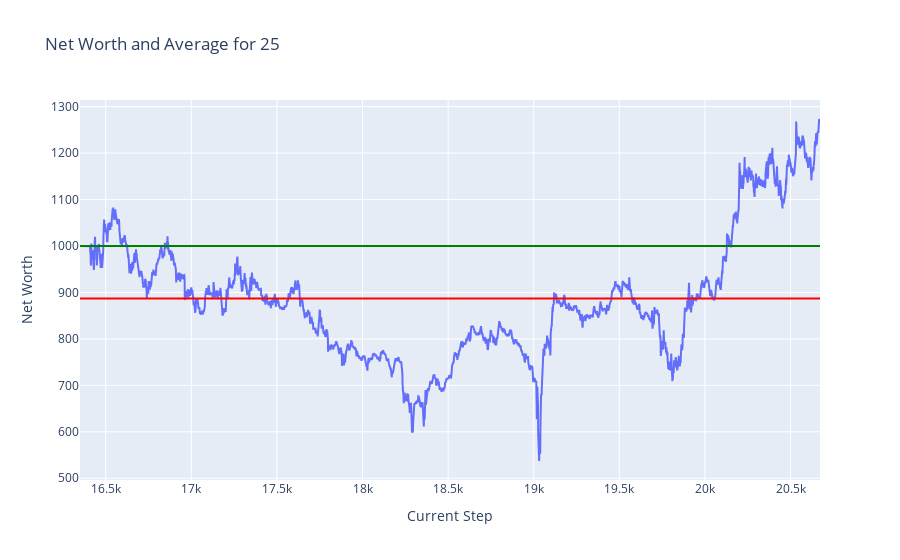
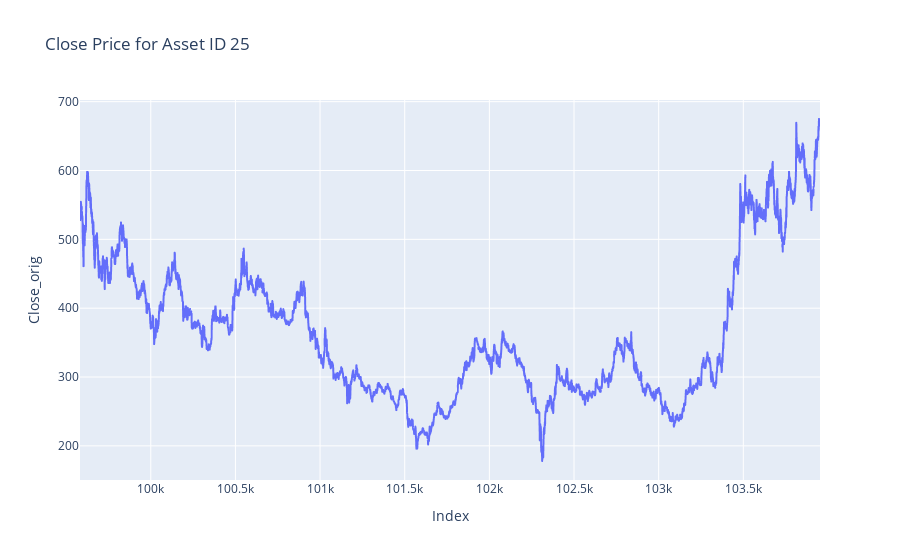

Write notebook code for charts like these, in order.
### Markdown cell above
## Plots

### Code cell
token = 25
plot_token_data(df = test_hist_df, token = token)
plot_close_by_asset(df= test_df, asset_id= token)

### Figure 1 — Plotly figure (JSON) as saved in the notebook; plotly's stock layout.template omitted (floating-point values rounded to 4 significant figures; data arrays with more than 128 entries replaced by an {"elided": "..."} marker saying what was removed)
{"data": [{"mode": "lines", "name": "Net Worth", "type": "scatter", "x": {"elided": "4323 int values"}, "y": {"elided": "4323 float values"}}], "layout": {"shapes": [{"line": {"color": "green"}, "name": "Net Worth = 1000", "type": "line", "x0": 0, "x1": 1, "xref": "x domain", "y0": 1000, "y1": 1000, "yref": "y"}, {"line": {"color": "red"}, "name": "Average Net Worth = 887.24", "type": "line", "x0": 0, "x1": 1, "xref": "x domain", "y0": 887.2, "y1": 887.2, "yref": "y"}], "title": {"text": "Net Worth and Average for 25"}, "xaxis": {"title": {"text": "Current Step"}}, "yaxis": {"title": {"text": "Net Worth"}}}}

### Figure 2 — Plotly figure (JSON) as saved in the notebook; plotly's stock layout.template omitted (floating-point values rounded to 4 significant figures; data arrays with more than 128 entries replaced by an {"elided": "..."} marker saying what was removed)
{"data": [{"hovertemplate": "Index=%{x}<br>Close_orig=%{y}<extra></extra>", "legendgroup": "", "line": {"color": "#636efa", "dash": "solid"}, "marker": {"symbol": "circle"}, "mode": "lines", "name": "", "showlegend": false, "type": "scattergl", "x": {"elided": "4372 int values"}, "xaxis": "x", "y": {"elided": "4372 float values"}, "yaxis": "y"}], "layout": {"legend": {"tracegroupgap": 0}, "title": {"text": "Close Price for Asset ID 25"}, "xaxis": {"anchor": "y", "domain": [0, 1], "title": {"text": "Index"}}, "yaxis": {"anchor": "x", "domain": [0, 1], "title": {"text": "Close_orig"}}}}
